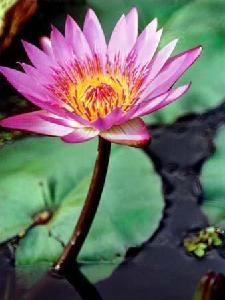
%> input picture image03.jpg, 225 x 300 px
$ octave ch06_filter.m   (GNU Octave 9; MATLAB toolbox functions it lacks are replaced by stand-ins)
%> lines starting %> are read from the running program, lines starting %| are printed output that depends on the picture
%> further down, rgb_image is the input picture: size 300x225x3 uint8; mean R, G, B 104.6, 105.9, 98.7
### rgb2hsi.m
function hsi = rgb2hsi(rgb)
%RGB2HSI(RGB) converts an RGB image to HSI.
%   HSI = RGB2HSI(RGB) converts an RGB image to HSI. The input image is
%   assumed to be of size M-by-N-by-3, where the third dimension accounts
%   for three image planes: red, green, blue, in that order. If all RGB
%   component images are equal, the HSI conversion is undefined. The input
%   image can be of class double (with values in the range [0, 1]), uint8,
%   or uint16.
%
%   The output image, HSI, is of class double, where:
%       HSI(:,:,1) = hue image normalized to the range [0, 1] by dividing
%                    all angle values by 2*pi.
%       HSI(:,:,2) = satureation image, in the range [0,1].
%       HSI(:,:,3) = intensity image, in the range [0, 1].

% Extract the individual component images.
rgb = im2double(rgb);
r = rgb(:,:, 1);
g = rgb(:,:, 2);
b = rgb(:,:, 3);

% Implement the conversion equations.
num = 0.5*((r-g) + (r-b));
den = sqrt((r-g).^2 + (r-b).*(g-b));
theta = acos(num./(den + eps));

H = theta;
H(b > g) = 2*pi - H(b > g);
H = H/(2*pi);

num = min(min(r,g), b);
den = r + g + b;
den(den == 0) = eps;
%> den: size 300x225 double; min 2.22e-16, max 3, mean 1.21
S = 1 - 3.* num./den;

H(S == 0) = 0;
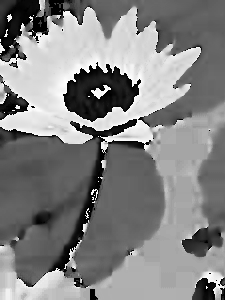
%> H: size 300x225 double; min 0, max 0.999, mean 0.515
I = (r + g + b)/3;

% Combine all three results into an hsi image.
hsi = cat(3, H, S, I);

### hsi2rgb.m
function rgb = hsi2rgb(hsi)
% [14 lines of commented-out code are left out]
H = hsi(:, :, 1) * 2 * pi;
S = hsi(:, :, 2);
I = hsi(:, :, 3);
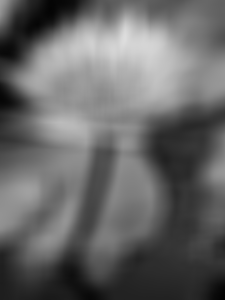
%> I: size 300x225 double; min 0.00806, max 0.87, mean 0.405

% Implement the conversion equations.
R = zeros(size(hsi, 1), size(hsi, 2));
G = zeros(size(hsi, 1), size(hsi, 2));
B = zeros(size(hsi, 1), size(hsi, 2));

% RG sector (0 <= H < 2*pi/3).
idx = find( (0 <= H) & (H < 2*pi/3) );
%> idx = 8943 values from 1 to 67500
B(idx) = I(idx) .* (1 - S(idx));
R(idx) = I(idx) .* (1 + S(idx) .* cos(H(idx)) ./cos(pi/3 - H(idx)));
G(idx) = 3 * I(idx) - (R(idx) + B(idx));

% BG sector (2*pi/3 <= H < 4*pi/3).
idx = find( (2*pi/3 <= H) & (H < 4*pi/3) );
%> idx = 43600 values from 40 to 67490
R(idx) = I(idx) .* (1 - S(idx));
G(idx) = I(idx) .* (1 + S(idx) .* cos(H(idx) - 2*pi/3) ...
    ./cos(pi - H(idx)));
B(idx) = 3 * I(idx) - (R(idx) + G(idx));

% BR sector (4*pi/3 <= H < 2*pi).
idx = find( (4*pi/3 <= H) & (H < 2*pi) );
%> idx = 14957 values from 69 to 65969
G(idx) = I(idx) .* (1 - S(idx));
B(idx) = I(idx) .* (1 + S(idx) .* cos(H(idx) - 4*pi/3) ./cos(5*pi/3 - H(idx)));
R(idx) = 3 * I(idx) - (G(idx) + B(idx));

% Combine all three results into an RGB image. Clip to [0, 1] to compensate
% for floating-point arithmetic rounding effects.
rgb = cat(3, R, G, B);
rgb = max(min(rgb, 1), 0);

### ch06_filter.m
clc; close all; clear all;

rgb_image = imread('image03.jpg');
w = fspecial('average', 25);

f_rgb_filtered = imfilter(rgb_image, w, 'replicate');
fhsi = rgb2hsi(rgb_image);
fhsi_filtered = imfilter(fhsi, w, 'replicate');
fhsi_filtered_image = hsi2rgb(fhsi_filtered);
fh = fhsi(:,:,1);
fs = fhsi(:,:,2);
fi = fhsi(:,:,3);
fi_filtered = imfilter(fi, w, 'replicate');
f_image = cat(3, fh, fs, fi_filtered);
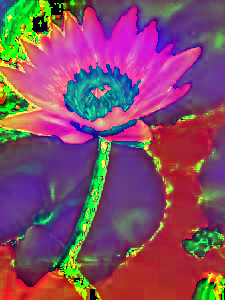
%> f_image: size 300x225x3 double; mean R, G, B 0.515, 0.3, 0.405
fi__filtered_image = hsi2rgb(f_image);
%> in hsi2rgb (call 2), `idx = find( (0 <= H) & (H < 2*pi/3) );`: idx = 13135 values from 1 to 67500
%> in hsi2rgb (call 2), `G(idx) = 3 * I(idx) - (R(idx) + B(idx));`:
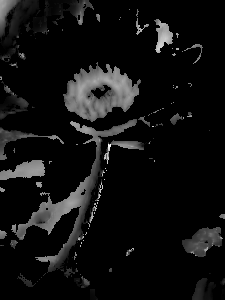
%> G: size 300x225 double; min 0, max 1.19, mean 0.0769; drawn with min black and max white
%> in hsi2rgb (call 2), `idx = find( (2*pi/3 <= H) & (H < 4*pi/3) );`: idx = 31429 values from 79 to 67478
%> in hsi2rgb (call 2), `B(idx) = 3 * I(idx) - (R(idx) + G(idx));`:
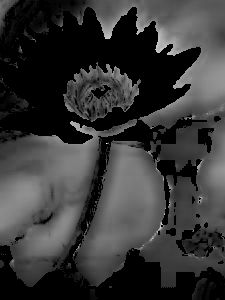
%> B: size 300x225 double; min 0, max 1.02, mean 0.221; drawn with min black and max white
%> in hsi2rgb (call 2), `idx = find( (4*pi/3 <= H) & (H < 2*pi) );`: idx = 22936 values from 40 to 67488
%> in hsi2rgb (call 2), `R(idx) = 3 * I(idx) - (G(idx) + B(idx));`:
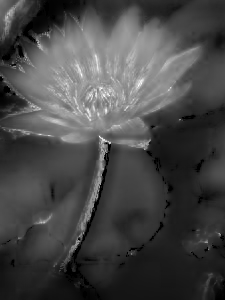
%> R: size 300x225 double; min 0, max 1.49, mean 0.419; drawn with min black and max white
%> in hsi2rgb (call 2), `rgb = max(min(rgb, 1), 0);`:
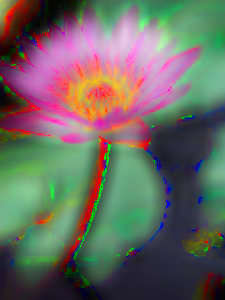
%> rgb: size 300x225x3 double; mean R, G, B 0.417, 0.413, 0.382


figure,
subplot(2,2,1), imshow(rgb_image), title('original');
subplot(2,2,2), imshow(f_rgb_filtered), title('rgb filtered');
subplot(2,2,3), imshow(fhsi_filtered_image), title('hsi all filtered');
subplot(2,2,4), imshow(fi__filtered_image), title('intensity filtered');

$ run again, with image01.jpg copied over image03.jpg
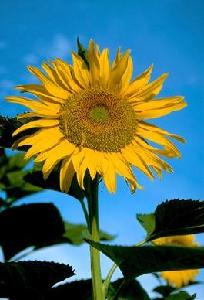
%> input picture image01.jpg, 204 x 300 px
%> rgb_image is the input picture: size 300x204x3 uint8; mean R, G, B 78.4, 111.8, 102
%> in hsi2rgb, `idx = find( (0 <= H) & (H < 2*pi/3) );`: idx = 23779 values from 164 to 61163
%> in hsi2rgb, `idx = find( (2*pi/3 <= H) & (H < 4*pi/3) );`: idx = 37421 values from 1 to 61200
%> in hsi2rgb, `idx = find( (4*pi/3 <= H) & (H < 2*pi) );`: idx = []
%> in hsi2rgb (call 2), `idx = find( (0 <= H) & (H < 2*pi/3) );`: idx = 27954 values from 120 to 61164
%> in hsi2rgb (call 2), `G(idx) = 3 * I(idx) - (R(idx) + B(idx));`:
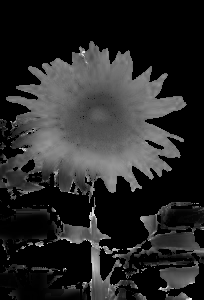
%> G: size 300x204 double; min 0, max 1.27, mean 0.199; drawn with min black and max white
%> in hsi2rgb (call 2), `idx = find( (2*pi/3 <= H) & (H < 4*pi/3) );`: idx = 31965 values from 1 to 61200
%> in hsi2rgb (call 2), `idx = find( (4*pi/3 <= H) & (H < 2*pi) );`: idx = 1281 values from 138 to 60864
%> in hsi2rgb (call 2), `rgb = max(min(rgb, 1), 0);`:
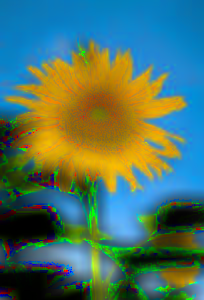
%> rgb: size 300x204x3 double; mean R, G, B 0.306, 0.454, 0.387; mean of the top-left, top-right, bottom-left and bottom-right quarters 0.427, 0.463, 0.258, 0.381

$ run again, with image02.jpg copied over image03.jpg
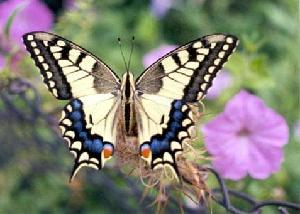
%> input picture image02.jpg, 300 x 214 px
%> rgb_image is the input picture: size 214x300x3 uint8; mean R, G, B 128.3, 126.4, 114.1
%> in hsi2rgb, `idx = find( (0 <= H) & (H < 2*pi/3) );`: idx = 37971 values from 73 to 64176
%> in hsi2rgb, `idx = find( (2*pi/3 <= H) & (H < 4*pi/3) );`: idx = 20226 values from 59 to 64200
%> in hsi2rgb, `idx = find( (4*pi/3 <= H) & (H < 2*pi) );`: idx = 6003 values from 1 to 60485
%> in hsi2rgb (call 2), `idx = find( (0 <= H) & (H < 2*pi/3) );`: idx = 43203 values from 70 to 64187
%> in hsi2rgb (call 2), `idx = find( (2*pi/3 <= H) & (H < 4*pi/3) );`: idx = 9480 values from 96 to 64200
%> in hsi2rgb (call 2), `B(idx) = 3 * I(idx) - (R(idx) + G(idx));`:
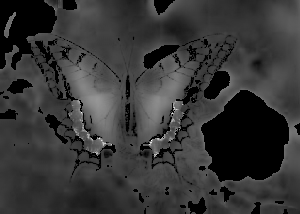
%> B: size 214x300 double; min 0, max 1.48, mean 0.314; drawn with min black and max white
%> in hsi2rgb (call 2), `idx = find( (4*pi/3 <= H) & (H < 2*pi) );`: idx = 11517 values from 1 to 64121
%> in hsi2rgb (call 2), `rgb = max(min(rgb, 1), 0);`:
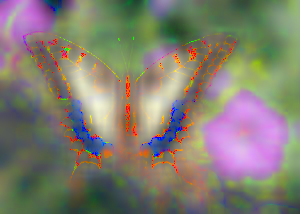
%> rgb: size 214x300x3 double; mean R, G, B 0.51, 0.495, 0.441

$ run again, with autumn.jpg copied over image03.jpg
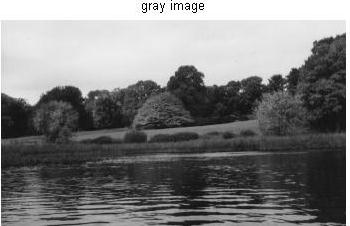
%> input picture autumn.jpg, 350 x 226 px
%> rgb_image is the input picture: size 226x350x3 uint8; min 0, max 255, mean 125.6
%> num: size 226x350 double; every value is 0
%> theta: size 226x350 double; every value is 1.57
%> in hsi2rgb, `idx = find( (0 <= H) & (H < 2*pi/3) );`: idx = 79100 values from 1 to 79100
%> in hsi2rgb, `idx = find( (2*pi/3 <= H) & (H < 4*pi/3) );`: idx = []
%> in hsi2rgb (call 2), `idx = find( (0 <= H) & (H < 2*pi/3) );`: idx = 79100 values from 1 to 79100
%> in hsi2rgb (call 2), `G(idx) = 3 * I(idx) - (R(idx) + B(idx));`:
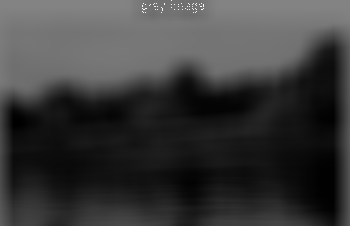
%> G: size 226x350 double; min 0.0995, max 1.85, mean 0.501; drawn with min black and max white
%> in hsi2rgb (call 2), `idx = find( (2*pi/3 <= H) & (H < 4*pi/3) );`: idx = []
